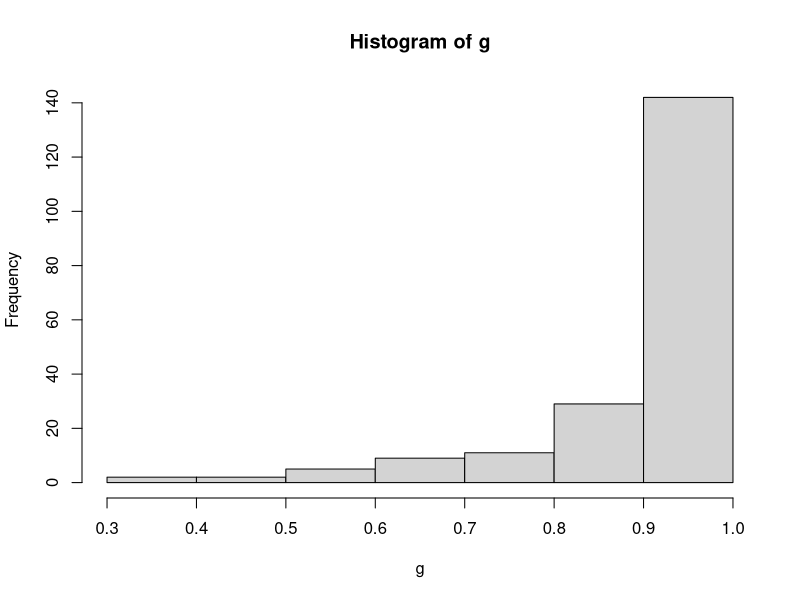
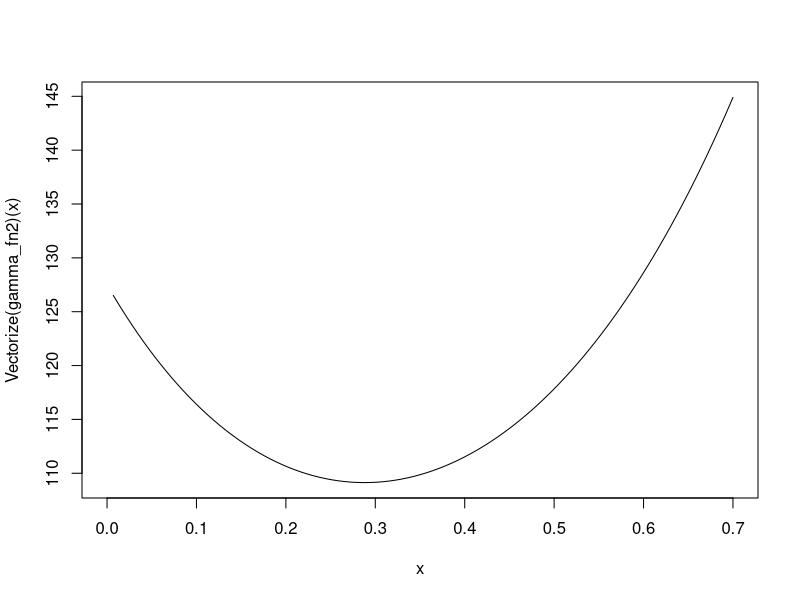

The R source for these figures, in order:
library(tidyverse)
library(ggplot2)
library(MASS)
library(lattice)
library(scatterplot3d)
library(nleqslv)

rm(list = ls(all.names = TRUE))

# サンプルサイズ
n = 200

# シミュレーションの繰り返し数
kk_T <- 1000

# 共変量の分布の設定、乱数の発生
mu <- c(0,0,0,0)

## 相関パラメータ
rho <- 0
Sigma <- matrix(c(1,rho,rho,rho,
                  rho,1,rho,rho,
                  rho,rho,1,rho,
                  rho,rho,rho,1),4,4)

XX <- mvrnorm(n, mu, Sigma)

# 処置の分布の設定,生成
T_lm <- 0.2+XX[,1]+XX[,2]+XX[,3]+XX[,4]
p_T <- exp(T_lm)/(1+exp(T_lm))

TT <- rep(0,n)
for (i in 1:n) {
  TT[i] <- rbinom(1,size=1,prob=p_T[i])
}

# Potential outcomesの分布の設定
# アウトカムの回帰パラメータの設定
Y_lm1 <- 0.2+1+XX[,1]+XX[,2]; Y_lm0 <- 0.2+XX[,1]+XX[,2]
p_Y1 <- exp(Y_lm1)/(1+exp(Y_lm1)); p_Y0 <- exp(Y_lm0)/(1+exp(Y_lm0))

#　誤判別を含むアウトカムデータの生成
## Misclassified outcomesの割合の設定
pp01_t <- 0; pp10_t <- 0
pp01_c <- 0; pp10_c <- 0

YY1 <- YY1_t <- YY0 <- YY0_t <- YY <- YY_t <- rep(0,n);
for(i in 1:n){
  # potential outcomesの乱数の発生
  YY1[i] <- YY1_t[i] <-rbinom(1, size=1, prob=p_Y1[i])
  YY0[i] <- YY0_t[i] <- rbinom(1, size=1, prob=p_Y0[i])
  
  # 観測されるoutcome
  YY[i] <- TT[i]*YY1[i]+(1-TT[i])*YY0[i] #汚染あり
  YY_t[i] <- TT[i]*YY1_t[i]+(1-TT[i])*YY0_t[i] #なし
  
  # Misclassified outcomesの設定
  if(TT[i]==1){
    if(YY_t[i]==1){
      Mis_p <- rbinom(1,size=1,prob=pp01_t)
      if(Mis_p==1) YY[i] <- 0
    }
    
    if(YY_t[i]==0){
      Mis_p <- rbinom(1,size=1,prob=pp10_t)
      if(Mis_p==1) YY[i] <- 1
    }
  }
  if(TT[i]==0){
    if(YY_t[i]==1){
      Mis_p <- rbinom(1,size=1,prob=pp01_c)
      if(Mis_p==1) YY[i] <- 0
    }
    
    if(YY_t[i]==0){
      Mis_p <- rbinom(1,size=1,prob=pp10_c)
      if(Mis_p==1) YY[i] <- 1
    }
  }
  
}

sum(YY == YY_t)

# 真の因果効果 (通常は推定不可能)
tau0 <- mean(YY1_t)-mean(YY0_t)
tau_naive <- mean(YY[TT==1])-mean(YY[TT==0])

# 傾向スコアの算出
ps_fit <- glm(TT~XX, family=binomial)$fit

# ZZ
ZZ <- XX[,1:2]
ZZ_tilde <- XX[,3:4]

####アウトカム回帰のみのモデル####

# 推定方程式
estimate_eq <- function(beta){
  beta_0 <- beta[1]
  beta_t <- beta[2]
  beta_z <- beta[3:4]
  
  or_ml <- beta_0 + TT*beta_t + ZZ%*%beta_z
  lp <- exp((gamma+1)*(or_ml))
  lq <- exp(YY*(gamma+1)*(or_ml))
  pi <- lp/(1+lp)
  g <- (lq/(1+lp))^(gamma/(1+gamma))
  w <- ifelse(TT==1, 1/ps_fit, 1/(1-ps_fit))
  
  return(c(t(w*g*(YY-pi))%*%rep(1,n), t(w*g*(YY-pi))%*%TT, t(w*g*(YY-pi))%*%ZZ))
}

# パラメータ推定 初期値：c(0,0,0,0)
estimate_pra_fn <- function(gamma){
  gamma <<- gamma
  beta_hat <- nleqslv(c(0,0,0,0), estimate_eq, method = "Newton")$x
  
  return(list(beta_hat=beta_hat, gamma=gamma))
}


## 重みのプロット
plot_fn <- function(beta,gamma,type="density"){
  beta_0 <- beta[1]
  beta_t <- beta[2]
  beta_z <- beta[3:4]
  
  or_ml <- beta_0 + TT*beta_t + ZZ%*%beta_z
  lp <- exp((gamma+1)*(or_ml))
  lq <- exp(YY*(gamma+1)*(or_ml))
  pi <- lp/(1+lp)
  g <- (lq/(1+lp))^(gamma/(1+gamma))
  
  if(type == "density"){
    plot(density(g))
  }else if(type == "hist"){
    hist(g)
  }else{
    print("error")
  }
}

## だいたい全体の何割のデータを使っているか？
propotion_fn <- function(beta,gamma){
  beta_0 <- beta[1]
  beta_t <- beta[2]
  beta_z <- beta[3:4]
  
  or_ml <- beta_0 + TT*beta_t + ZZ%*%beta_z
  lp <- exp((gamma+1)*(or_ml))
  lq <- exp(YY*(gamma+1)*(or_ml))
  pi <- lp/(1+lp)
  g <- (lq/(1+lp))^(gamma/(1+gamma))
  
  return(mean(g))
}

## 結果

gamma <- 0.3
beta_hat <- estimate_pra_fn(gamma)$beta_hat
print(beta_hat)
plot_fn(beta_hat, gamma, type = "hist")

propotion_fn(beta_hat, gamma)

# gamma <- 1
# beta_hat <- estimate_pra_fn(gamma)
# 
# beta_t <- beta_hat[2]

# 
# ガンマの選択について
# gamma_0 <- 0.1
# gamma <- 0.1
# 
# gamma_fn1 <- function(gamma){
#   beta_hat <- estimate_pra_fn(gamma)$beta_hat
# 
#   or_ml <- beta_hat[1] + TT*beta_hat[2] + ZZ%*%beta_hat[3:4]
#   lp <- exp(or_ml)
#   pi <- lp/(1+lp)
#   return(-sum(pi^(gamma_0+1)+(1-pi)^(gamma_0+1))^(1/(gamma_0+1)))
# }
# 
# gamma_hat <- optimise(gamma_fn1,c(0,1))$minimum
# 
# ## plot
# curve(Vectorize(gamma_fn1)(x), 0, 10)
# # plot(gamma_fn1, 0, 10)


# Sugasawa2021
DD <- function(expr, name, order = 1) {
  if(order < 1) stop("'order' must be >= 1")
  if(order == 1) D(expr, name)
  else DD(D(expr, name), name, order - 1)
}

f <- expression(pi^YY * (1-pi)^(1-YY))
DD(f, "YY", 2)   

gamma_fn2 <- function(gamma){
  
  beta_hat <- estimate_pra_fn(gamma)$beta_hat

  or_ml <- beta_hat[1] + TT*beta_hat[2] + ZZ%*%beta_hat[3:4]
  lp <- exp(or_ml)
  pi <- lp/(1+lp)
  
  C_gamma <- (pi^(1+gamma) + (1-pi)^(1+gamma))^(gamma/(gamma+1))
  
  f0 <- (pi^2/(1-pi))^gamma - (1-pi)^gamma
  f1 <- pi^gamma - ((1-pi)^2/pi)^gamma
  
  H_gamma <- ifelse(YY==0, f0*pi*log(pi/(1-pi))/(C_gamma*2*gamma), 
                    (1)*f1*(1-pi)*log(pi/(1-pi))/(C_gamma*2*gamma))

  return(sum(H_gamma))
}

## plot(gamma_fn2, 0, 10)
curve(Vectorize(gamma_fn2)(x), 0, 0.7)



gamma_hat <- optimise(gamma_fn2,c(0,2))$minimum


# 新たなガンマによる推定結果

beta_hat_gamma_hat <- estimate_pra_fn(gamma_hat)

beta_hat_gamma_hat

# まとめた推定

## 最適化のための関数にパラメータを入れられない

gamma_0 <- 0.1
estimate_fn <- function(gamma_0){
  
  gamma_fn1 <- function(gamma){
    beta_hat <- estimate_pra_fn(gamma)$beta_hat
    
    or_ml <- beta_hat[1] + TT*beta_hat[2] + ZZ%*%beta_hat[3:4]
    lp <- exp(or_ml)
    pi <- lp/(1+lp)
    return(-sum(pi^(gamma_0+1)+(1-pi)^(gamma_0+1))^(1/(gamma_0+1)))
  }
  
  gamma_hat <- optimise(gamma_fn1,c(0,2.5))$minimum
  beta_hat_gamma <- estimate_pra_fn(gamma_hat)$beta_hat
  
  return(list(beta_hat_gamma=beta_hat_gamma, gamma_hat=gamma_hat))
}
